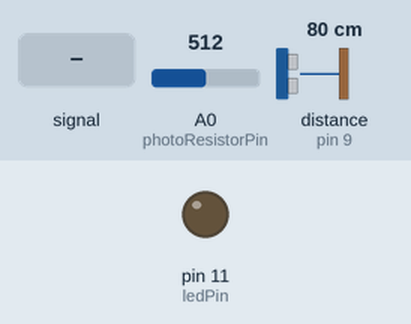
A sketch run on a simulated Arduino Uno, built with avr-gcc and run on an emulated ATmega328P. Shown: output pins drawn as LEDs (lit = HIGH). Wiring (inferred from the names in the program): ultrasonic range finder: trigger pin 8; echo pin 9. The inputs (shaded band) are chosen by the test bench; at power-on: distance to the obstacle (sensor on pin 9) 80 cm, A0 (photoResistorPin) = 512. The echo pulse lasts 58.3 µs per cm; pins used as bus, display or sensor lines are not drawn; what the sketch prints to the serial monitor is not drawn.

Above: at 3.2 s.
3.3 s: A0 (photoResistorPin) fed a 200 Hz sine of ±460 counts around its level
At 3.78 s:
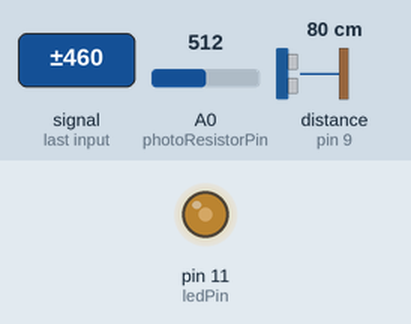
6.3 s: distance to the obstacle (sensor on pin 9) set to 2 cm
8.2 s: A0 (photoResistorPin) set to 161
9.7 s: A0 (photoResistorPin) set to 142
At 11.1 s:
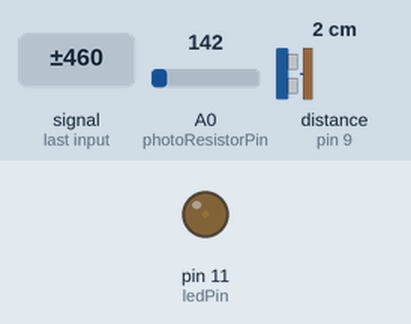
12.7 s: A0 (photoResistorPin) set to 160
At 13.1 s:
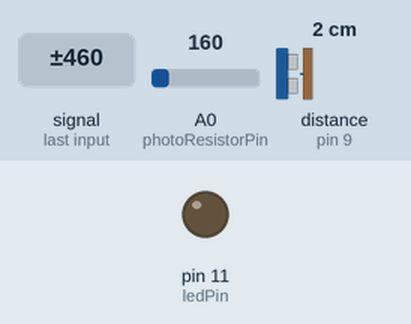
14.2 s: A0 (photoResistorPin) set to 140
At 15.4 s:
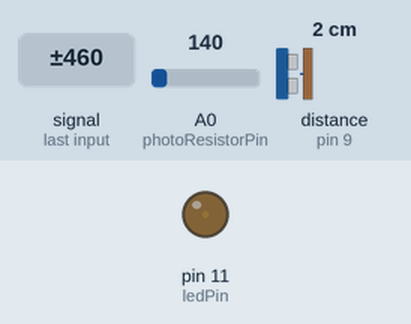
Timing chart, 0 to 45.1 s (numbered marks = the images above; inputs shaded):
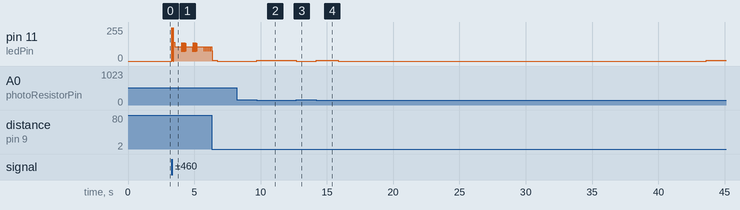

The sketch:

NightLight.ino
```cpp
/******************
 * Lights up if room is dark, varies intensity of light as you get closer
 * Simple solution to problem of coming into room at night while roommate is asleep
 * Provides light while I am moving without waking roommate
 * Turns off it no motion sensed for five seconds
 */

//sonar pins
const int trigPin = 8;
const int echoPin = 9;

//used to see if dark in room
const int photoResistorPin = A0;

//max amount of light in room where the LED will be on
const int minLight = 150;

const int ledPin = 11;
int ledIntensity;

int distance = 0;
int distanceLast = -1;

//used for calibration
int distanceMax = 0;

long duration;

//used to see if there is movement (which is reflected by a change in sonar data)
int loopTime;
int time1;
int time2;
int timeSinceMovement = 0;

void setup() {
  pinMode(trigPin, OUTPUT);
  pinMode(echoPin, INPUT);
  pinMode(ledPin, OUTPUT);
  Serial.begin(9600);

  //find max distance
  //used to properly vary light as someone gets closer
  //Also used to find the wall so it can turn off if there is not movement
  while (millis() < 2000){
    Serial.println(".");
    distance = calcDistance();

     if (distance > distanceMax){
        distanceMax = distance;
     }
  }
}

void loop() {
  time1 = millis();

  if (analogRead(photoResistorPin) < minLight){

    //used to detect movement
    distanceLast = distance;

    distance = calcDistance();

    //to account for error in sensor reading
    if (distance >= distanceMax){
      distance = distanceMax;
      timeSinceMovement += loopTime;
    }
      else if (abs(distanceLast - distance) <= 5){ //5 is a number I determined that takes the radar imprecision into account
        timeSinceMovement += loopTime;
      }
      else {
        timeSinceMovement = 0;
      }

      Serial.println(timeSinceMovement);

      if (timeSinceMovement <= 5000){
        //1(very light glow)to 255 (max value for pulse width modulation on Arduino)
        ledIntensity = map(distance, 0, distanceMax, 1, 255);
        analogWrite(ledPin, ledIntensity);
      }
      else{
        analogWrite(ledPin, 0);
      }
  }
  else {
     analogWrite(ledPin, 0);
  }

  time2 = millis();
  loopTime = time2 - time1;
}

//code for sonar sensor found online
int calcDistance() {

    digitalWrite(trigPin, LOW);
    delayMicroseconds(2);
    digitalWrite(trigPin, HIGH);
    delayMicroseconds(10);
    digitalWrite(trigPin, LOW);
    duration = pulseIn(echoPin, HIGH); //reads echoPin, returns time in microseconds
    distance = duration * (0.034 / 2); //multiples by speed sound ^-4 (to give centimeters as distance)

    return distance;
}
```

Measured:
- the behaviour switches between 150 and 149 on A0 (photoResistorPin) (found by bisection; images 1 and 2)
- after the input at 9.7 s, pin 11 (ledPin): 0/255 → 7/255 at once, → 4/255 0.65 s later
- after the input at 12.7 s, pin 11 (ledPin): 4/255 → 0/255 at once
- after the input at 14.2 s, pin 11 (ledPin): 0/255 → 4/255 at once, → 0/255 1.7 s later, → 4/255 27.8 s later
